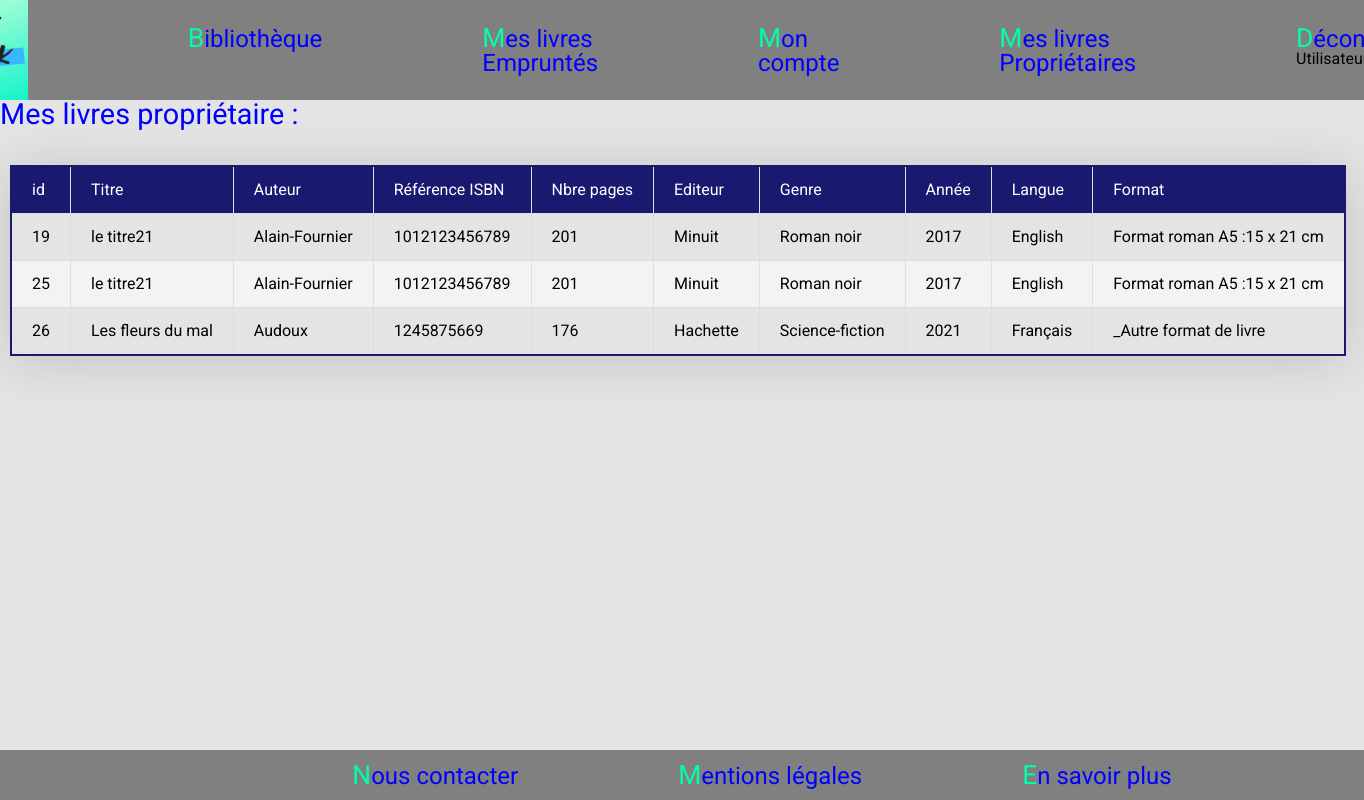
Screenshot of /PouzyBookWeb/accueil.php?action=listLivresProprietaire&emprunteur=malo (signed in) with the database file from the repository.
### tables this page shows
CREATE TABLE IF NOT EXISTS `livres` (
  `id` int(10) UNSIGNED NOT NULL AUTO_INCREMENT,
  `titre` varchar(100) NOT NULL,
  `idAuteurLivres` int(10) UNSIGNED NOT NULL,
  `ref` bigint(13) UNSIGNED NOT NULL COMMENT 'Référence ISBN',
  `nbrPages` smallint(5) UNSIGNED NOT NULL,
  `idEditionLivres` int(10) UNSIGNED NOT NULL,
  `idGenreLivres` int(10) UNSIGNED NOT NULL,
  `anneeEdition` smallint(6) NOT NULL,
  `langue` varchar(50) NOT NULL,
  `idFormatLivres` int(10) UNSIGNED NOT NULL,
  `idProprietaire` int(10) UNSIGNED DEFAULT NULL,
  PRIMARY KEY (`id`),
  KEY `FK_livres_auteur` (`idAuteurLivres`),
  KEY `FK_livres_edition` (`idEditionLivres`),
  KEY `FK_livres_genre` (`idGenreLivres`),
  KEY `FK_livres_format` (`idFormatLivres`),
  KEY `FK_livres_proprietaire` (`idProprietaire`)
);

CREATE TABLE IF NOT EXISTS `auteur` (
  `idAuteur` int(10) UNSIGNED NOT NULL AUTO_INCREMENT,
  `auteur` varchar(50) NOT NULL,
  PRIMARY KEY (`idAuteur`)
);

CREATE TABLE IF NOT EXISTS `edition` (
  `idEdition` int(10) UNSIGNED NOT NULL AUTO_INCREMENT,
  `edition` varchar(100) NOT NULL,
  PRIMARY KEY (`idEdition`)
);

CREATE TABLE IF NOT EXISTS `genre` (
  `idGenre` int(10) UNSIGNED NOT NULL AUTO_INCREMENT,
  `genre` varchar(100) NOT NULL,
  PRIMARY KEY (`idGenre`)
);

CREATE TABLE IF NOT EXISTS `format` (
  `idFormat` int(10) UNSIGNED NOT NULL AUTO_INCREMENT,
  `format` varchar(50) NOT NULL,
  PRIMARY KEY (`idFormat`)
);

### PouzyBookWeb/controller/livres.php (called while the page is built, shortened)
<?php
require_once('model/LivresManager.php');
function livresProprietaire($Emprunteur)
{
    $postManager = new \PouzyBookWeb\model\LivresManager();
    $postLivresEmpruntes = $postManager->listeLivresProprietaire($Emprunteur);
    require('view/frontend/listLivresProprietaire.php');
}

### PouzyBookWeb/model/LivresManager.php (called while the page is built, shortened)
<?php
class LivresManager extends Manager
{
    public function listeLivresProprietaire($Emprunteur)
    {
        $db = $this->dbConnect();
        $req = $db->prepare('SELECT id, titre, auteur, ref, nbrPages, edition, genre, anneeEdition, langue, format, idProprietaire FROM livres INNER JOIN auteur ON idAuteurLivres = idAuteur INNER JOIN edition ON idEditionLivres = idEdition INNER JOIN genre ON idGenreLivres = idGenre INNER JOIN format ON idFormatLivres = idFormat INNER JOIN administres ON idProprietaire = idUtilisateur WHERE utilisateur = ?');
        $req->execute(array($Emprunteur));
        return $req;
    }
}

### PouzyBookWeb/view/frontend/listLivresProprietaire.php (the view, shortened to what this page needs)
<main class="container">
    <p class="lead"><h1>Mes livres propriétaire :</h1></p></br>
        <div class="row">
            <div class="">
                <table class="tableau-style">
                <thead>
                    <tr>
                        <th scope="col">id</th>
                        <th scope="col">Titre</th>
                        <th scope="col">Auteur</th>
                        <th scope="col">Référence ISBN</th>
                        <th scope="col">Nbre pages</th>
                        <th scope="col">Editeur</th>
                        <th scope="col">Genre</th>
                        <th scope="col">Année</th>
                        <th scope="col">Langue</th>
                        <th scope="col">Format</th>
                    </tr>
                </thead>
                <tbody>
                    <?php
                        while ($data = $postLivresEmpruntes->fetch()) {
                    ?>
                        <tr>
                            <td><?= $data['id'] ;?></td>
                            <td><?= $data['titre'] ;?></td>
                            <td><?= $data['auteur'];?> </td>
                            <td><?= $data['ref'];?></td>
                            <td><?= $data['nbrPages'];?></td>
                            <td><?= $data['edition'];?> </td>
                            <td><?= $data['genre'];?></td>
                            <td><?= $data['anneeEdition'];?></td>
                            <td><?= $data['langue'];?> </td>
                            <td><?= $data['format'];?></td>
                        </tr>
                    <?php
                        }
                    ?>
                </tbody>
                </table>
            </div>
        </div>
</main>
<?php require('template.php'); ?>

### PouzyBookWeb/public/css/style.css (style rules this page uses)
body { font-family: 'Roboto', sans-serif; width: 100%; min-height: 100%; background-color: rgb(228, 228, 228); align-content: center; position: relative; }
h1 { color: blue; text-decoration:aqua; font-size: 1.8em; }
.tableau-style { border-collapse: collapse; width: auto; box-shadow: 0 5px 50px rgba(0,0,0,0.15); cursor: pointer; margin: 20px 10px 20px 10px; border: 2px solid midnightblue; }
thead tr { background-color: midnightblue; color: #fff; text-align: left; }
th, td { padding: 15px 20px; }
tbody tr, td, th { border: 1px solid #ddd; }
tbody tr:nth-child(even) { background-color: #f3f3f3; }

### rows the page displays
livres: id "19", titre "le titre21", idAuteurLivres.auteur "Alain-Fournier", ref "1012123456789", nbrPages "201", idEditionLivres.edition "Minuit", idGenreLivres.genre "Roman noir", anneeEdition "2017", langue "English", idFormatLivres.format "Format roman A5 :15 x 21 cm"
livres: id "25", titre "le titre21", idAuteurLivres.auteur "Alain-Fournier", ref "1012123456789", nbrPages "201", idEditionLivres.edition "Minuit", idGenreLivres.genre "Roman noir", anneeEdition "2017", langue "English", idFormatLivres.format "Format roman A5 :15 x 21 cm"
livres: id "26", titre "Les fleurs du mal", idAuteurLivres.auteur "Audoux", ref "1245875669", nbrPages "176", idEditionLivres.edition "Hachette", idGenreLivres.genre "Science-fiction", anneeEdition "2021", langue "Français", idFormatLivres.format "_Autre format de livre"
